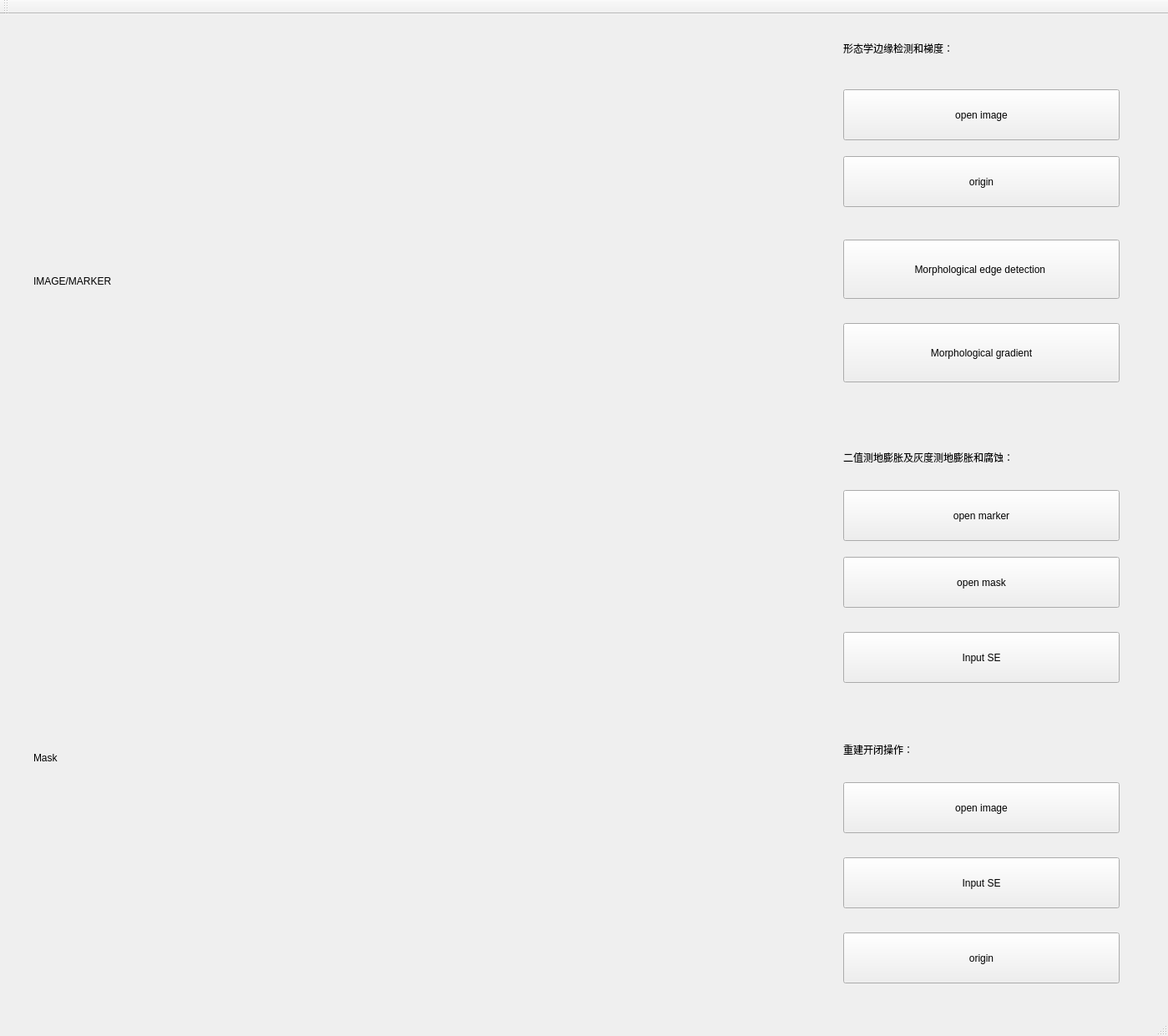
<?xml version="1.0" encoding="UTF-8"?>
<ui version="4.0">
 <class>MainWindow</class>
 <widget class="QMainWindow" name="MainWindow">
  <property name="geometry">
   <rect>
    <x>0</x>
    <y>0</y>
    <width>1399</width>
    <height>1241</height>
   </rect>
  </property>
  <property name="windowTitle">
   <string>MainWindow</string>
  </property>
  <widget class="QWidget" name="centralWidget">
   <widget class="QPushButton" name="openButton">
    <property name="geometry">
     <rect>
      <x>1010</x>
      <y>90</y>
      <width>331</width>
      <height>61</height>
     </rect>
    </property>
    <property name="text">
     <string>open image</string>
    </property>
   </widget>
   <widget class="QLabel" name="imagelabel">
    <property name="geometry">
     <rect>
      <x>40</x>
      <y>20</y>
      <width>900</width>
      <height>600</height>
     </rect>
    </property>
    <property name="text">
     <string>IMAGE/MARKER</string>
    </property>
   </widget>
   <widget class="QPushButton" name="originalButton">
    <property name="geometry">
     <rect>
      <x>1010</x>
      <y>170</y>
      <width>331</width>
      <height>61</height>
     </rect>
    </property>
    <property name="text">
     <string>origin</string>
    </property>
   </widget>
   <widget class="QPushButton" name="edgedetectionButton">
    <property name="geometry">
     <rect>
      <x>1010</x>
      <y>270</y>
      <width>331</width>
      <height>71</height>
     </rect>
    </property>
    <property name="text">
     <string>Morphological edge detection </string>
    </property>
   </widget>
   <widget class="QPushButton" name="gradientButton">
    <property name="geometry">
     <rect>
      <x>1010</x>
      <y>370</y>
      <width>331</width>
      <height>71</height>
     </rect>
    </property>
    <property name="text">
     <string>Morphological gradient</string>
    </property>
   </widget>
   <widget class="QLabel" name="masklabel">
    <property name="geometry">
     <rect>
      <x>40</x>
      <y>640</y>
      <width>900</width>
      <height>501</height>
     </rect>
    </property>
    <property name="text">
     <string>Mask</string>
    </property>
   </widget>
   <widget class="QPushButton" name="markerButton">
    <property name="geometry">
     <rect>
      <x>1010</x>
      <y>570</y>
      <width>331</width>
      <height>61</height>
     </rect>
    </property>
    <property name="text">
     <string>open marker</string>
    </property>
   </widget>
   <widget class="QPushButton" name="maskButton">
    <property name="geometry">
     <rect>
      <x>1010</x>
      <y>650</y>
      <width>331</width>
      <height>61</height>
     </rect>
    </property>
    <property name="text">
     <string>open mask</string>
    </property>
   </widget>
   <widget class="QPushButton" name="seButton1">
    <property name="geometry">
     <rect>
      <x>1010</x>
      <y>740</y>
      <width>331</width>
      <height>61</height>
     </rect>
    </property>
    <property name="text">
     <string>Input SE</string>
    </property>
   </widget>
   <widget class="QLabel" name="label">
    <property name="geometry">
     <rect>
      <x>1010</x>
      <y>10</y>
      <width>331</width>
      <height>61</height>
     </rect>
    </property>
    <property name="text">
     <string>形态学边缘检测和梯度：</string>
    </property>
   </widget>
   <widget class="QLabel" name="label_2">
    <property name="geometry">
     <rect>
      <x>1010</x>
      <y>500</y>
      <width>351</width>
      <height>61</height>
     </rect>
    </property>
    <property name="text">
     <string>二值测地膨胀及灰度测地膨胀和腐蚀：</string>
    </property>
   </widget>
   <widget class="QLabel" name="label_3">
    <property name="geometry">
     <rect>
      <x>1010</x>
      <y>850</y>
      <width>331</width>
      <height>61</height>
     </rect>
    </property>
    <property name="text">
     <string>重建开闭操作：</string>
    </property>
   </widget>
   <widget class="QPushButton" name="openButton2">
    <property name="geometry">
     <rect>
      <x>1010</x>
      <y>920</y>
      <width>331</width>
      <height>61</height>
     </rect>
    </property>
    <property name="text">
     <string>open image</string>
    </property>
   </widget>
   <widget class="QPushButton" name="seButton2">
    <property name="geometry">
     <rect>
      <x>1010</x>
      <y>1010</y>
      <width>331</width>
      <height>61</height>
     </rect>
    </property>
    <property name="text">
     <string>Input SE</string>
    </property>
   </widget>
   <widget class="QPushButton" name="originalButton2">
    <property name="geometry">
     <rect>
      <x>1010</x>
      <y>1100</y>
      <width>331</width>
      <height>61</height>
     </rect>
    </property>
    <property name="text">
     <string>origin</string>
    </property>
   </widget>
  </widget>
  <widget class="QMenuBar" name="menuBar">
   <property name="geometry">
    <rect>
     <x>0</x>
     <y>0</y>
     <width>1399</width>
     <height>19</height>
    </rect>
   </property>
  </widget>
  <widget class="QToolBar" name="mainToolBar">
   <attribute name="toolBarArea">
    <enum>TopToolBarArea</enum>
   </attribute>
   <attribute name="toolBarBreak">
    <bool>false</bool>
   </attribute>
  </widget>
  <widget class="QStatusBar" name="statusBar"/>
 </widget>
 <layoutdefault spacing="6" margin="11"/>
 <resources/>
 <connections/>
</ui>
